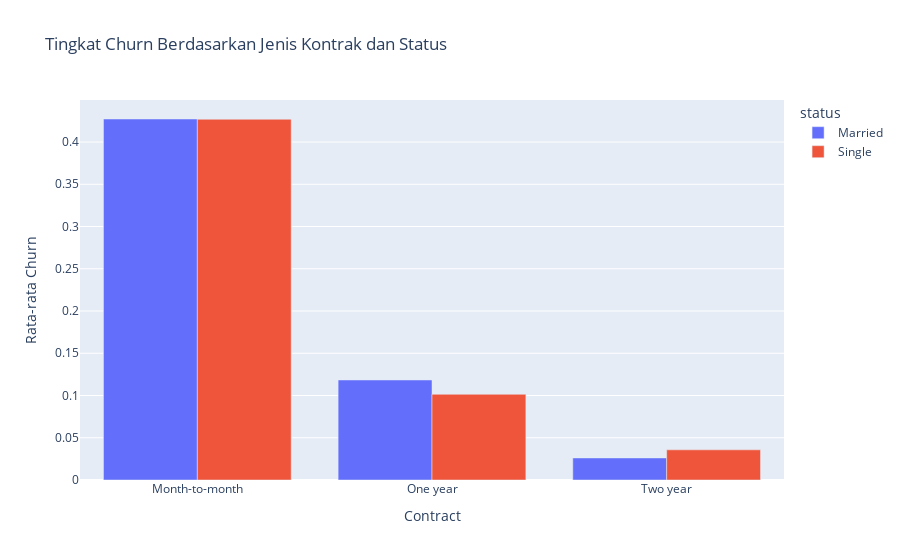
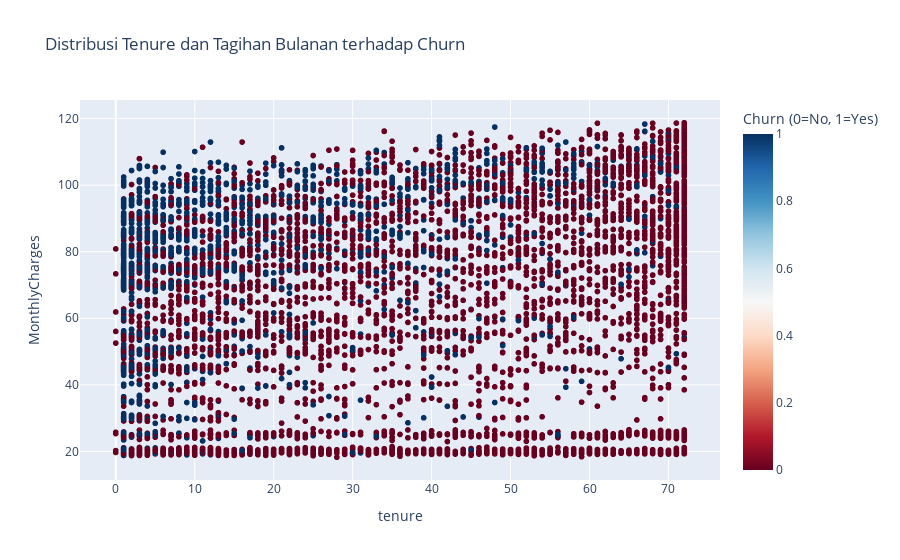
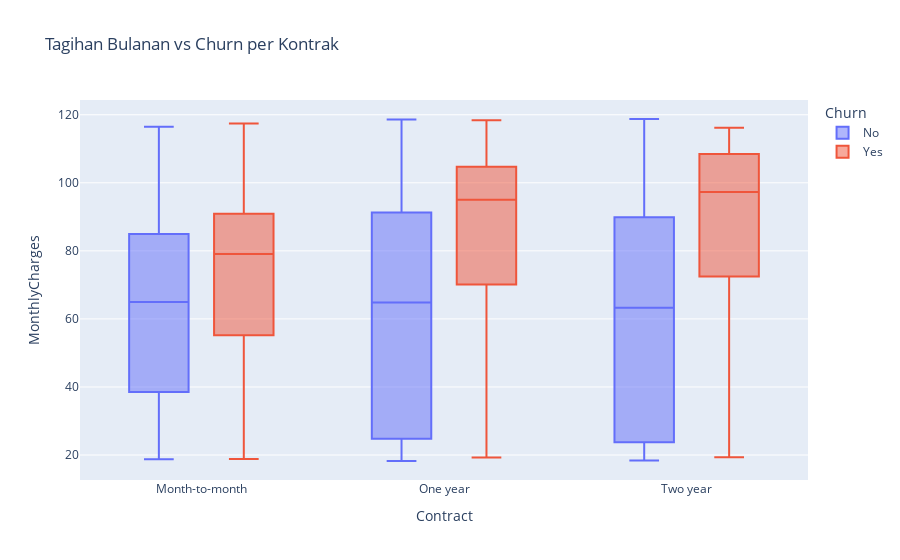

Source (notebook cell) for these figures, in order:
### Code cell
import plotly.express as px

# Buat kembali kolom status
df['status'] = df.apply(
    lambda x: 'Married' if x['SeniorCitizen'] == 1 or x['Partner'] == 'Yes' or x['Dependents'] == 'Yes' else 'Single',
    axis=1
)

# Pastikan Churn berbentuk numerik
df['Churn'] = df['Churn'].map({'Yes': 1, 'No': 0})

# 📊 Visualisasi 1: Contract vs Churn berdasarkan status
fig1 = px.bar(
    df.groupby(['Contract', 'status'])['Churn'].mean().reset_index(),
    x='Contract',
    y='Churn',
    color='status',
    barmode='group',
    title='Tingkat Churn Berdasarkan Jenis Kontrak dan Status',
    labels={'Churn': 'Rata-rata Churn'}
)

# 📊 Visualisasi 2: Tenure vs MonthlyCharges vs Churn
fig2 = px.scatter(
    df,
    x='tenure',
    y='MonthlyCharges',
    color='Churn',
    title='Distribusi Tenure dan Tagihan Bulanan terhadap Churn',
    color_continuous_scale='RdBu',
    labels={'Churn': 'Churn (0=No, 1=Yes)'}
)

# 📊 Visualisasi 3: MonthlyCharges vs Contract dengan Churn
fig3 = px.box(
    df,
    x='Contract',
    y='MonthlyCharges',
    color=df['Churn'].map({0: 'No', 1: 'Yes'}),
    title='Tagihan Bulanan vs Churn per Kontrak',
    labels={'color': 'Churn'}
)

# Tampilkan ketiga grafik
fig1.show()
fig2.show()
fig3.show()

### Figure 1 — Plotly figure (JSON) as saved in the notebook; plotly's stock layout.template omitted (floating-point values rounded to 4 significant figures)
{"data": [{"alignmentgroup": "True", "hovertemplate": "status=Married<br>Contract=%{x}<br>Rata-rata Churn=%{y}<extra></extra>", "legendgroup": "Married", "marker": {"color": "#636efa", "pattern": {"shape": ""}}, "name": "Married", "offsetgroup": "Married", "orientation": "v", "showlegend": true, "textposition": "auto", "type": "bar", "x": ["Month-to-month", "One year", "Two year"], "xaxis": "x", "y": [0.4272, 0.1184, 0.02609], "yaxis": "y"}, {"alignmentgroup": "True", "hovertemplate": "status=Single<br>Contract=%{x}<br>Rata-rata Churn=%{y}<extra></extra>", "legendgroup": "Single", "marker": {"color": "#EF553B", "pattern": {"shape": ""}}, "name": "Single", "offsetgroup": "Single", "orientation": "v", "showlegend": true, "textposition": "auto", "type": "bar", "x": ["Month-to-month", "One year", "Two year"], "xaxis": "x", "y": [0.4269, 0.1014, 0.03571], "yaxis": "y"}], "layout": {"barmode": "group", "legend": {"title": {"text": "status"}, "tracegroupgap": 0}, "title": {"text": "Tingkat Churn Berdasarkan Jenis Kontrak dan Status"}, "xaxis": {"anchor": "y", "domain": [0, 1], "title": {"text": "Contract"}}, "yaxis": {"anchor": "x", "domain": [0, 1], "title": {"text": "Rata-rata Churn"}}}}

### Figure 2 — Plotly figure (JSON) as saved in the notebook; plotly's stock layout.template omitted (floating-point values rounded to 4 significant figures; data arrays with more than 128 entries replaced by an {"elided": "..."} marker saying what was removed)
{"data": [{"hovertemplate": "tenure=%{x}<br>MonthlyCharges=%{y}<br>Churn (0=No, 1=Yes)=%{marker.color}<extra></extra>", "legendgroup": "", "marker": {"color": {"elided": "7043 int values"}, "coloraxis": "coloraxis", "symbol": "circle"}, "mode": "markers", "name": "", "showlegend": false, "type": "scattergl", "x": {"elided": "7043 int values"}, "xaxis": "x", "y": {"elided": "7043 float values"}, "yaxis": "y"}], "layout": {"coloraxis": {"colorbar": {"title": {"text": "Churn (0=No, 1=Yes)"}}, "colorscale": [[0, "rgb(103,0,31)"], [0.1, "rgb(178,24,43)"], [0.2, "rgb(214,96,77)"], [0.3, "rgb(244,165,130)"], [0.4, "rgb(253,219,199)"], [0.5, "rgb(247,247,247)"], [0.6, "rgb(209,229,240)"], [0.7, "rgb(146,197,222)"], [0.8, "rgb(67,147,195)"], [0.9, "rgb(33,102,172)"], [1, "rgb(5,48,97)"]]}, "legend": {"tracegroupgap": 0}, "title": {"text": "Distribusi Tenure dan Tagihan Bulanan terhadap Churn"}, "xaxis": {"anchor": "y", "domain": [0, 1], "title": {"text": "tenure"}}, "yaxis": {"anchor": "x", "domain": [0, 1], "title": {"text": "MonthlyCharges"}}}}

### Figure 3 — Plotly figure (JSON) as saved in the notebook; plotly's stock layout.template omitted (floating-point values rounded to 4 significant figures; data arrays with more than 128 entries replaced by an {"elided": "..."} marker saying what was removed)
{"data": [{"alignmentgroup": "True", "hovertemplate": "Churn=No<br>Contract=%{x}<br>MonthlyCharges=%{y}<extra></extra>", "legendgroup": "No", "marker": {"color": "#636efa"}, "name": "No", "notched": false, "offsetgroup": "No", "orientation": "v", "showlegend": true, "type": "box", "x": {"elided": "5174 str values"}, "x0": " ", "xaxis": "x", "y": {"elided": "5174 float values"}, "y0": " ", "yaxis": "y"}, {"alignmentgroup": "True", "hovertemplate": "Churn=Yes<br>Contract=%{x}<br>MonthlyCharges=%{y}<extra></extra>", "legendgroup": "Yes", "marker": {"color": "#EF553B"}, "name": "Yes", "notched": false, "offsetgroup": "Yes", "orientation": "v", "showlegend": true, "type": "box", "x": {"elided": "1869 str values"}, "x0": " ", "xaxis": "x", "y": {"elided": "1869 float values"}, "y0": " ", "yaxis": "y"}], "layout": {"boxmode": "group", "legend": {"title": {"text": "Churn"}, "tracegroupgap": 0}, "title": {"text": "Tagihan Bulanan vs Churn per Kontrak"}, "xaxis": {"anchor": "y", "domain": [0, 1], "title": {"text": "Contract"}}, "yaxis": {"anchor": "x", "domain": [0, 1], "title": {"text": "MonthlyCharges"}}}}
